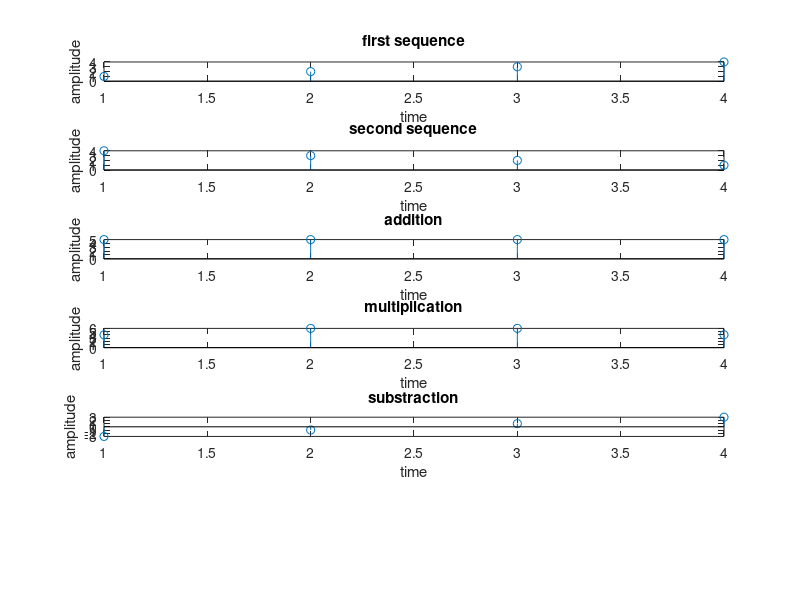

MATLAB code to generate this figure:
clc
clear all
close all
x1=[1 2 3 4];
x2=[4 3 2 1];
x3=x1+x2;
x4=x1.*x2;
x5=x1-x2;
subplot(611);
stem(x1);
ylabel('amplitude');
xlabel('time');
title('first sequence');
subplot(612);
stem(x2);
ylabel('amplitude');
xlabel('time');
title('second sequence');
subplot(613);
stem(x3);
ylabel('amplitude');
xlabel('time');
title('addition');
subplot(614);
stem(x4);
ylabel('amplitude');
xlabel('time');
title('multipilcation');
subplot(615);
stem(x5);
ylabel('amplitude');
xlabel('time');
title('substraction');
display(x1);
display(x2);
display(x3);
display(x4);
display(x5);